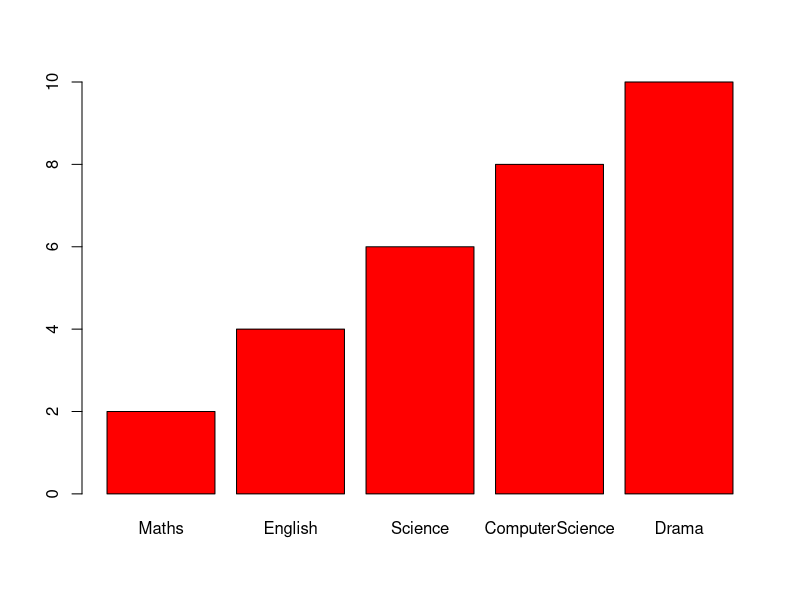

Reproduce this figure in R.
# Task 4. 
# Create a simple bar plot of five subjects

# x-axis values
xSubject <- c("Maths", "English", "Science", "ComputerScience", "Drama")

# y-axis values
studentY <- c(2, 4, 6, 8, 10)

barplot(studentY, names.arg = xSubject, col = "red")
